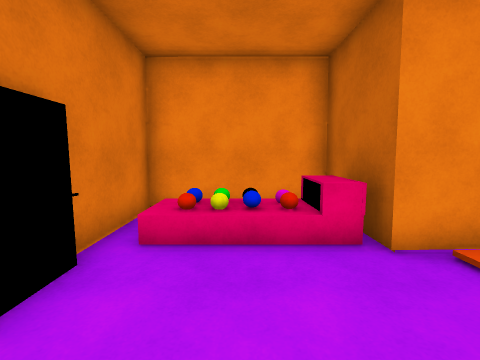
[1] (above)

12 first-person views from a walk through a Unity game level. The camera is 1.5 m above the floor, tilts 6° down and sees 90° across. The floor is counted in squares, 1 m on a side. Each view is taken from the middle of a square. On the plan, view 1 faces up. The plan holds only what a view shows up to about 13 squares ahead; the rest is blank. The player is left out. Surface patterns are stand-ins for the level's own textures.

[2]
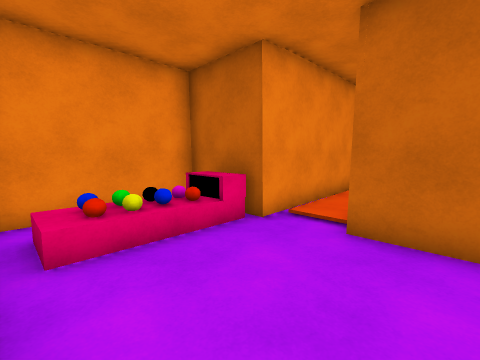

[3]
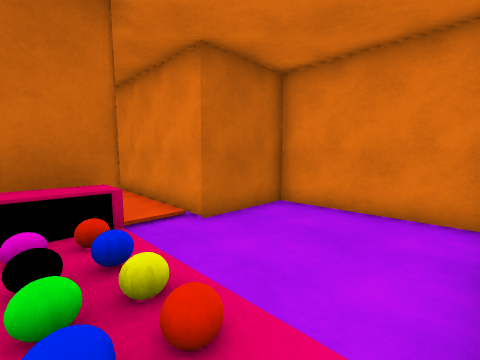

[4]
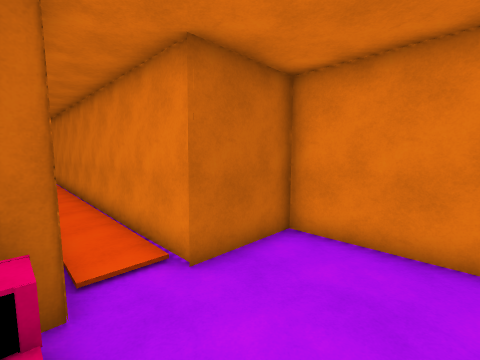

[5]
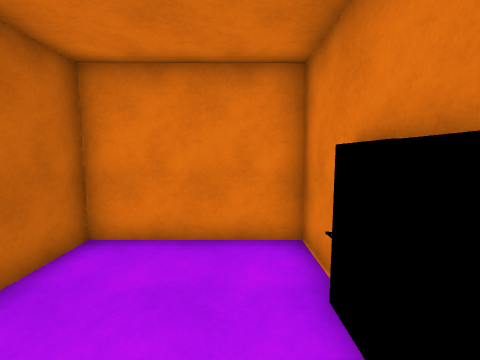

[6]
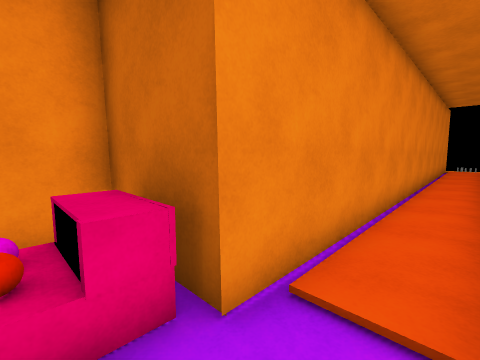

[7]
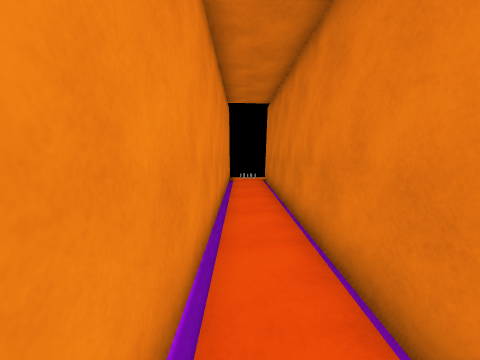

[8]
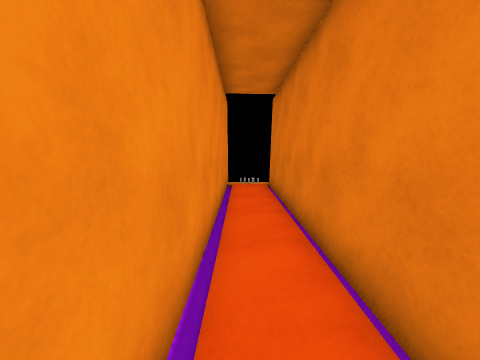

[9]
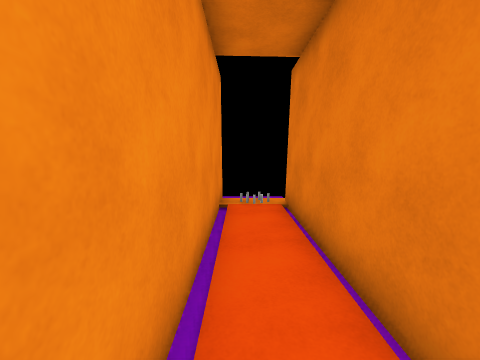

[10]
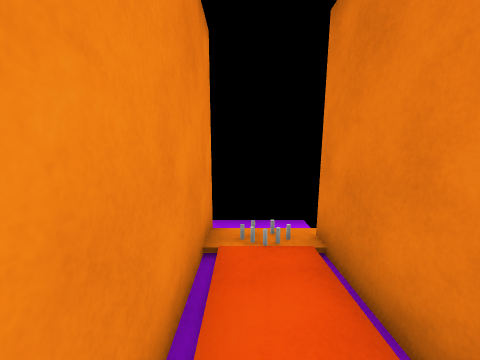

[11]
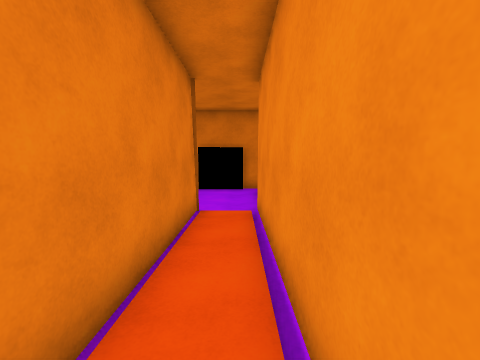

[12]
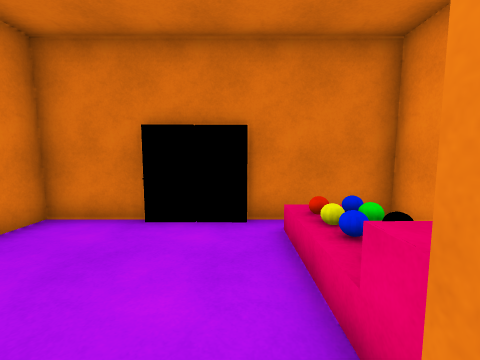

### Floor plan
Key: @ floor where view 1 was taken; # wall or solid block; x gap in a wall; . main floor; : floor 0.25 m higher than the main floor; + floor 0.5 m higher than the main floor; * floor 0.75 m higher than the main floor; / step, stairs or slope; v drop or lower ground.
Columns run from 3 left of view 1 to 23 right of it. Each row starts with its distance up from view 1.
  7 ######
  6 #.   #
  5 #./+*v
  4 #.//xx###################xv
  3 ##..../::::::::::::+++++/:
  2 # ....####///////////////:#
  1 # ....#  ################ v
  0 #..@..#
 -1 #.....#
 -2 #######

Where each view was taken, in squares from view 1:
view 1: 0 up, 0 right, facing up
view 2: 0 up, 2 left, facing up-right
view 3: 5 up, 2 left, facing down-right
view 4: 4 up, 1 left, facing down-right
view 5: 4 up, 1 left, facing down
view 6: 2 up, 1 right, facing up-right
view 7: 3 up, 8 right, facing right
view 8: 3 up, 10 right, facing right
view 9: 3 up, 14 right, facing right
view 10: 3 up, 17 right, facing right
view 11: 3 up, 10 right, facing left
view 12: 3 up, 3 right, facing left
